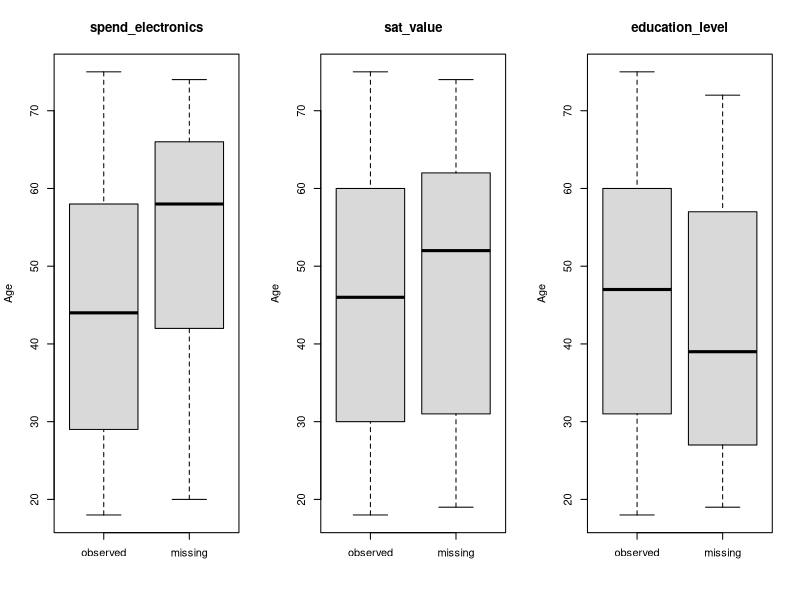
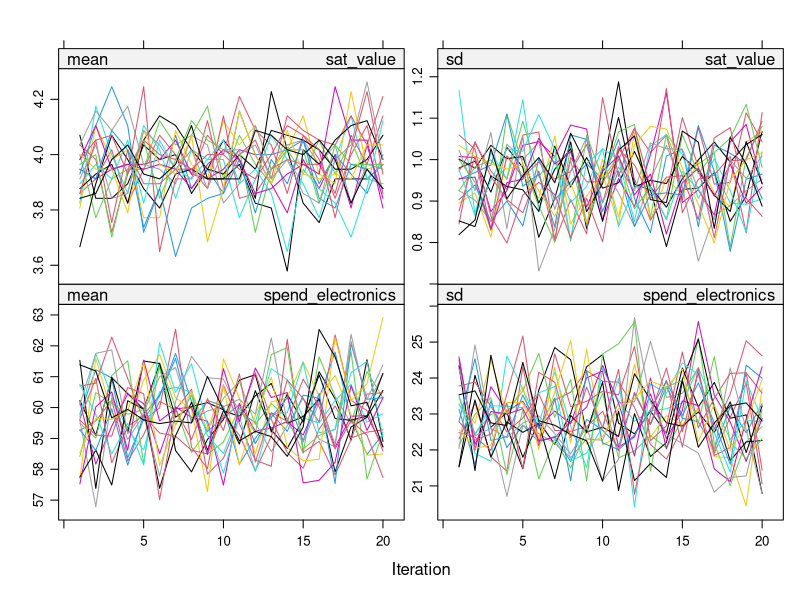
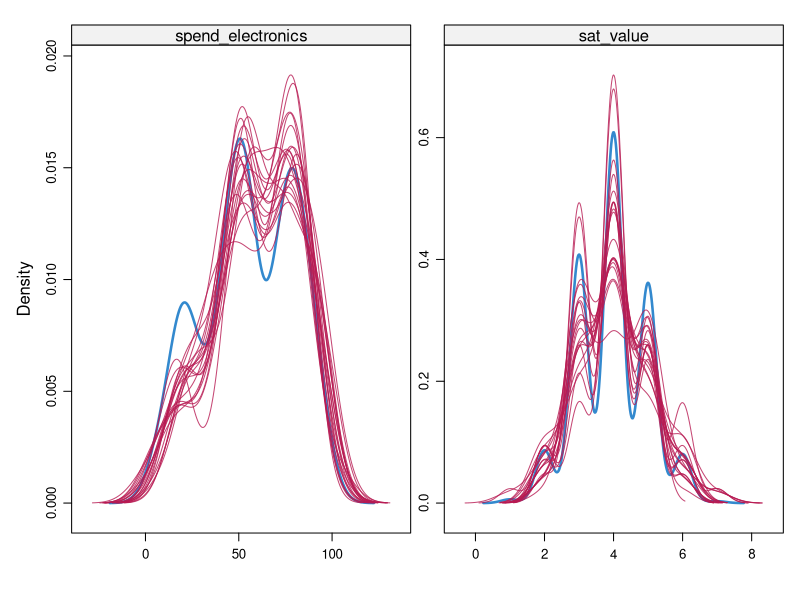
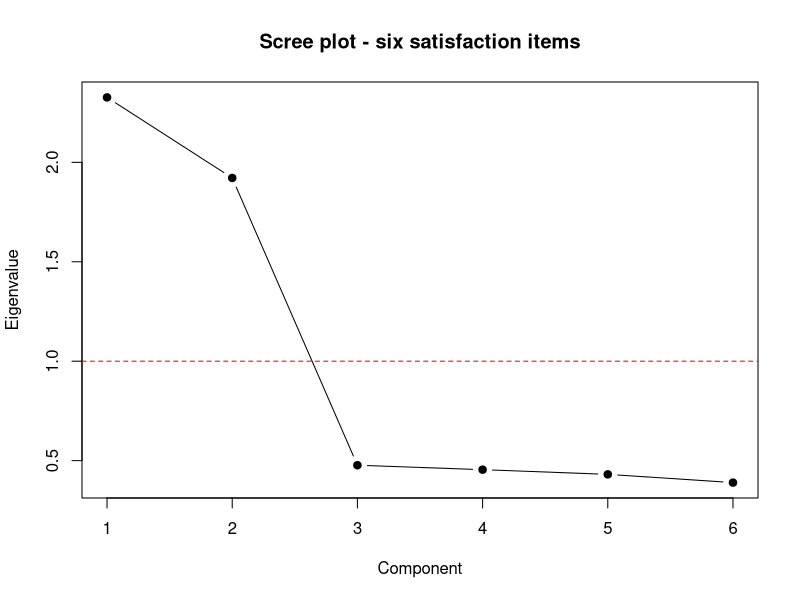
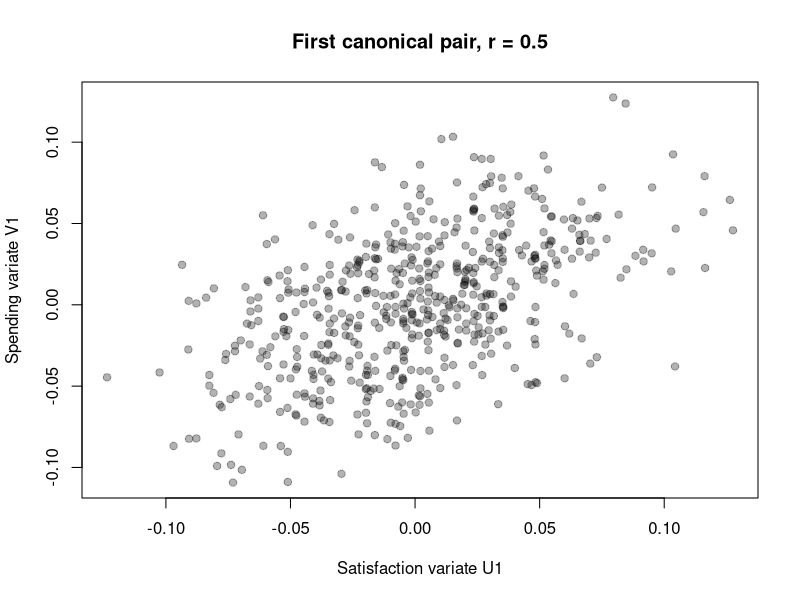
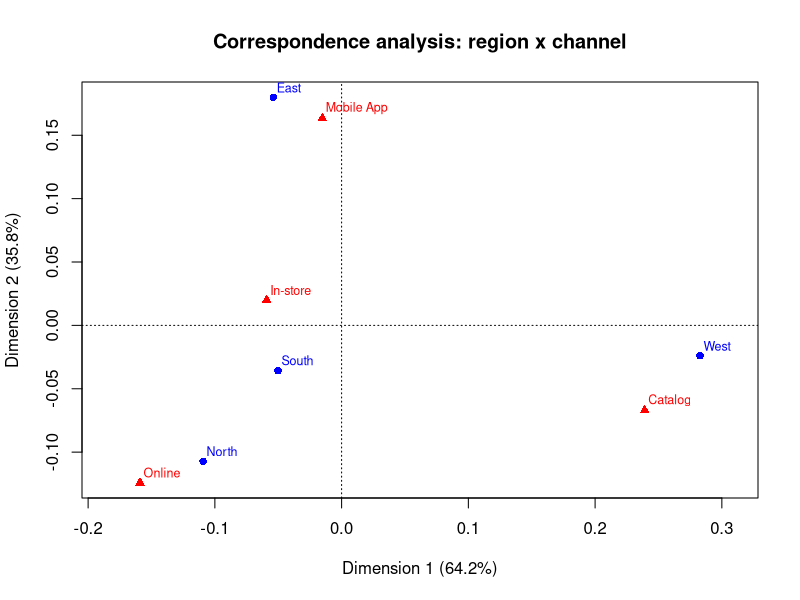
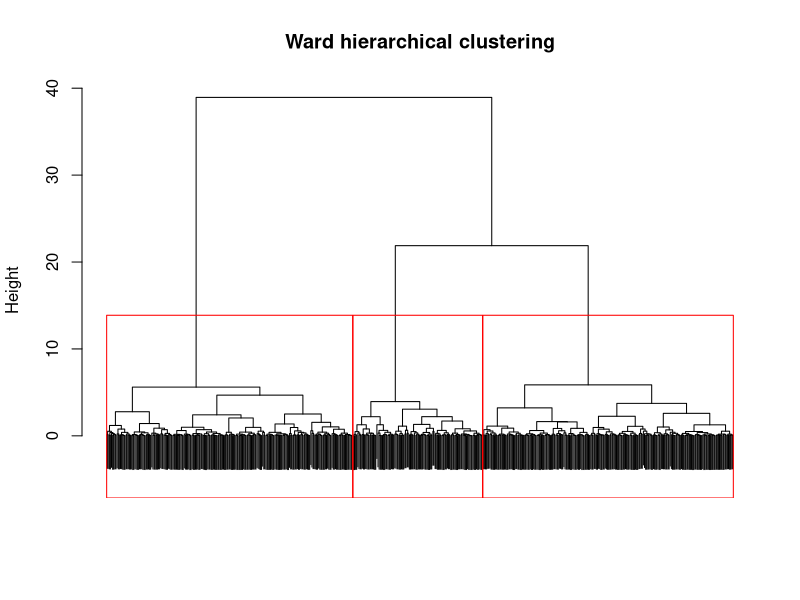
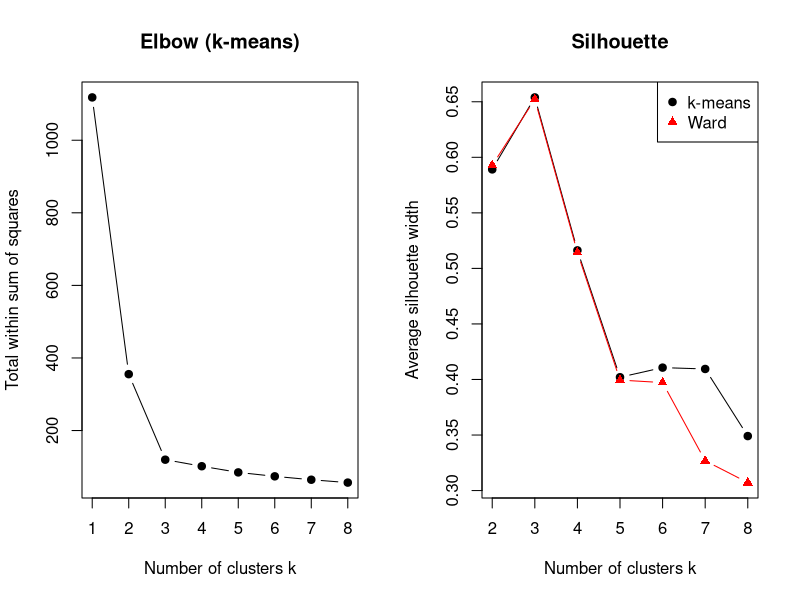

These figures' R source, in order:
##  Sections
##    0. Library
##    1. Task 1 - Missing values and multiple imputation
##    2. Task 2 - PCA, factor analysis, canonical correlation
##    3. Task 3 - Region x channel (CA) and clustering
##    4. Task 4 - What drives annual spend?
##    5. Task 5 - Who upgrades to premium? (logit / probit)
##    6. Task 6 - Retention program (survival analysis)



## 0. Library

library(mice)
library(survival)
library(cluster)
library(ca)
library(pROC)
library(splines)

data <- read.csv("data/project_data_Y0PV0T.csv", stringsAsFactors = TRUE)

# education is an ordered variable: high school < bachelor < graduate
data$education_level <- factor(data$education_level, ordered = TRUE,
                               levels = c("high_school", "bachelor", "graduate"))
str(data)
nrow(data)            # 560 customers

# the six satisfaction items (1-7 scale)
sat_items <- c("sat_price", "sat_value", "sat_promotions",
               "sat_staff", "sat_store", "sat_checkout")


##  1. TASK 1 - Missing values
##  1a. How much is missing?
 
n_miss   <-  colSums(is.na(data))
pct_miss <- round(100 * n_miss / nrow(data), 1 )
miss_table <- data.frame(n_missing = n_miss, pct_missing = pct_miss )
miss_table[miss_table$n_missing > 0, ]
# education_level 66 (11.8 %), sat_value 57 (10.2 %), spend_electronics 70 ( 12.5 %)
# all the other variables are complete
 
sum(complete.cases(data))     # 384 complete rows  out of 560 (69 %)
 
# missing data pattern (1 = observed, 0 = missing)
md.pattern(data[, c("education_level", "sat_value", "spend_electronics")],
           plot = FALSE)

## 1b. Is missingness related to the observed variables? 

# For each incomplete variable, compare customers with a missing value
# and customers with an observed value:
#   - numeric variables     -> t-test on the mean
#   - categorical variables -> chi-square test of independence
# If something is significant, MCAR is not credible.

incomplete <- c("education_level", "sat_value", "spend_electronics" )
num_vars   <- c( "age", "spend_grocery", "annual_spend", "sat_price", "sat_staff")
cat_vars   <-  c("gender", "region", "preferred_channel", "loyalty_program")

miss_tests <-  data.frame()

for (v in incomplete) {
  is_miss <- is.na(data[[v]])

  for (x in num_vars) {
    m_miss <- mean(data[[x]][is_miss])
    m_obs  <- mean(data[[x]][!is_miss])
    p <- t.test(data[[x]] ~ is_miss)$p.value
    new_row <- data.frame(incomplete_var = v, compared_with = x,
                          mean_if_missing = round(m_miss, 1),
                          mean_if_observed = round(m_obs, 1),
                          test = "t-test", p_value = round(p, 4))
    miss_tests <- rbind(miss_tests, new_row)
  }

  for (x in cat_vars) {
    p <- chisq.test(table(data[[x]], is_miss))$p.value
    new_row <- data.frame(incomplete_var = v, compared_with = x,
                          mean_if_missing = NA, mean_if_observed = NA,
                          test = "chi-square", p_value = round(p, 4))
    miss_tests <- rbind(miss_tests, new_row)
  }
}
miss_tests
# spend_electronics: missing much more often for OLDER customers
#                    (mean age 53.6 vs 44.4, p < 0.001)
# education_level  :  missing much more often in the WEST (p < 0.001)
# sat_value        : no test significant -> MCAR credible

# Same but with one model per variable: logistic regression of the
# missingness indicator (1 = missing) on all the observed variables
for (v in incomplete) {
  data$miss_ind <- as.numeric(is.na(data[[v]]))
  m <- glm(miss_ind ~ age + gender + region + spend_grocery + annual_spend +
             sat_price + sat_staff + loyalty_program,
           data = data, family = binomial)
  print(v)
  print(round(summary(m)$coefficients, 3))
}
data$miss_ind  <- NULL
# education_level  : regionWest significant (p < 0.001), age borderline (p = 0.044)
# sat_value        : nothing significant
# spend_electronics: age significant (p < 0.001)

# share of missing spend_electronics by age group
round(tapply(is.na(data$spend_electronics), cut(data$age, c(17, 35, 50, 65, 75)), mean), 3 )
# 0.057 (18-35)  0.111  0.170  0.222 (65-75)

# share of missing education by region
round(tapply(is.na(data$education_level), data$region, mean), 3 )
# East 0.079  North 0.063  South 0.087  West 0.281

# Figure: age of customers with / without a value
par(mfrow = c(1, 3) )
boxplot(data$age ~ is.na(data$spend_electronics), names = c("observed", "missing") ,
        main = "spend_electronics", ylab = "Age", xlab = "", col = "grey85")
boxplot(data$age ~ is.na(data$sat_value), names = c("observed", "missing"),
        main = "sat_value", ylab = "Age", xlab = "", col = "grey85")
boxplot(data$age ~ is.na(data$education_level), names = c("observed", "missing"),
        main = "education_level", ylab = "Age", xlab = "", col = "grey85")
par(mfrow = c(1, 1))


## 1c. Multiple imputation  with mice

# One method per incomplete variable,  chosen from its type:
#   education_level  : ordered factor   -> "polr" (proportional odds model)
#   sat_value        : rating 1-7       -> "pmm"  (only imputes values that exist)
#   spend_electronics: skewed, >= 0      -> "pmm"
meth <- make.method(data)
meth["education_level"]    <- "polr"
meth["sat_value"]         <- "pmm"
meth["spend_electronics"] <- "pmm"
meth[meth != ""]

# all variables are predictors, except the  identifier    
pred <- make.predictorMatrix(data) 
pred[, "customer_id"] <-  0

imp <- mice(data, m = 20, maxit = 20, method = meth, predictorMatrix = pred,
            seed = 2026, printFlag = FALSE)
imp$loggedEvents          # NULL = no problem

# Convergence test: the 20 chains should mix, with no trend 
print(plot(imp, c("sat_value", "spend_electronics"), layout = c(2, 2)))

# Observed (blue) vs imputed (red) densities
print(densityplot(imp, ~ spend_electronics + sat_value))

# imp$imp$education_level has one row per missing customer and one column
# per imputed data set: we compare the shares of the imputed values with
# the observed shares
edu_imputed <- unlist(imp$imp$education_level)
round(prop.table(table(data$education_level)), 3)   # observed: 0.298 0.431 0.271
round(prop.table(table(edu_imputed)), 3)            # imputed : 0.289 0.442 0.269


## 1d. Mean of spend_electronics: complete cases vs multiple imputation 

# (a) complete cases
x_obs   <- data$spend_electronics[!is.na(data$spend_electronics)]
cc_mean <- mean(x_obs)
cc_se   <- sd(x_obs) / sqrt(length(x_obs))
cc_mean                                             # 55.34
c(cc_mean - 1.96 * cc_se, cc_mean + 1.96 * cc_se)   # 95% CI: 53.18 - 57.51

# (b) multiple imputation, pooled with Rubin's rules, first by hand 
m <- 20
means <- numeric(m)
vars  <- numeric(m)
for (i in 1:m) {
  di <- complete(imp, i)
  means[i] <- mean(di$spend_electronics)
  vars[i]  <- var(di$spend_electronics) / nrow(di)    # squared standard error
}
Q_bar <- mean(means)              # pooled estimate
U_bar <- mean(vars)               # within-imputation variance
B     <- var(means)               # between-imputation variance
T_var <- U_bar + (1 + 1 / m) * B  # total variance
Q_bar                             # 55.90
sqrt(T_var)                       # se = 1.037

# then with mice: same estimate and standard error
mi_fit  <- with(imp, lm(spend_electronics ~ 1))
summary(pool(mi_fit), conf.int = TRUE)
# estimate 55.90, 95% CI 53.87 - 57.94

# mean of the imputed values only
mean(as.matrix(imp$imp$spend_electronics))          # 59.81

# why are the imputed values higher? electronics spend is not related to age
# but it is the mirror image of grocery spend, and the customers with a
# missing value spend a bit less on groceries
cor(data$age, data$spend_electronics, use = "complete.obs")            # 0.003
cor(data$spend_grocery, data$spend_electronics, use = "complete.obs")  # -0.893


## 2. TASK 2 - What does "satisfaction" mean? 


# Exploratory methods -> we use the FIRST completed data set
d1 <- complete(imp, 1)
X  <- d1[, sat_items]

##  2a. PCA on the six satisfaction items 

R <- cor(X)
round(R, 2)
#  two blocks: price / value / promotions (0.52-0.59)
#             staff / store / checkout   (0.54-0.56)
# correlations between the blocks are below 0.16

#  PCA by hand: eigen decomposition of the correlation matrix 
eig <- eigen(R, symmetric = TRUE)
lambda <- eig$values

#   and with prcomp (scaled data): the eigenvalues are the same
pca <- prcomp(X, scale. = TRUE)
max(abs(lambda - pca$sdev^2))     # about 1e-15

var_tab <- data.frame(component  = 1:6,
                      eigenvalue = round(lambda, 3),
                      pct_var    = round(100 * lambda / sum(lambda), 1),
                      cum_pct    = round(100 * cumsum(lambda) / sum(lambda), 1))
var_tab
# eigenvalues 2.33 and 1.92,  then all about 0.4-0.5
#  the first two components explain 70.8 % of the variance

sum(lambda > 1 )                   # Kaiser rule: keep at least  2 components
round(pca$rotation[, 1:2], 3 )
# PC1: all loadings of the same sign (general satisfaction level)
# PC2: price items (+) against service items (-)

plot(lambda, type = "b", pch = 19, xlab = "Component", ylab = "Eigenvalue",
     main = "Scree plot - six satisfaction items" )
abline(h = 1, lty = 2, col = "red")


## 2b. Factor analysis: 2 factors, varimax rotation 

fa <- factanal(X, factors = 2, rotation = "varimax", scores = "regression")
print(fa, cutoff = 0.3)
# test "2 factors are sufficient": chi2 = 2.14, df = 4, p = 0.71 -> not rejected
# Factor 1: price 0.80, value 0.71, promotions 0.74  -> "Price & Value"
# Factor 2: staff 0.76, store 0.73, checkout 0.74    -> "Store Experience"

# loadings, used to compute the factor scores below
L <- fa$loadings[, 1:2]
price_col <- 1     # factor 1 = Price & Value
serv_col  <- 2     # factor 2 = Store Experience


## 2c. Factor scores 

# We write the formula ourselves so we can apply the same rule (loadings and
# correlation matrix of data set 1) to each of the 20 imputed data sets
# in Tasks 4 and 5.
mean_X <- colMeans(X )
sd_X   <- apply(X, 2, sd )

make_scores <- function(dat) {
  Z <- scale(dat[, sat_items], center = mean_X, scale = sd_X)
  S <- Z %*% solve(R) %*% L
  data.frame(f_price = S[, price_col], f_service = S[, serv_col])
}

sc1 <- make_scores(d1)
# check: our formula gives exactly the factanal scores
cor(sc1$f_price, fa$scores[, price_col])     
d1$f_price   <- sc1$f_price
d1$f_service <- sc1$f_service


## 2d. Canonical correlation: satisfaction items vs spending 

Y  <- d1[, c("spend_grocery", "spend_electronics", "annual_spend")]
cc <- cancor(scale(X), scale(Y))
round(cc$cor, 3)        # 0.503 0.166 0.039

# Bartlett's sequential test: row k tests "correlations k, k+1, ... are all 0"
n <- nrow(X); p <- ncol(X);  q <- ncol(Y)
r <- length(cc$cor)
bartlett <- data.frame()
for (k in 1:r) {
  wilks <- prod(1 - cc$cor[k:r]^2)
  chi2  <- -(n - 1 - (p + q + 1) / 2) * log(wilks)
  df    <- (p - k + 1) * (q - k + 1)
  bartlett <- rbind(bartlett, data.frame(from = k, chi2 = round(chi2, 2), df = df,
                                         p_value = signif(1 - pchisq(chi2, df), 3)))
}
bartlett
# all 3 = 0 : chi2 = 177.95, df = 18, p < 0.001 -> rejected
# 2 and 3   : chi2 = 16.33,  df = 10, p = 0.09  -> not rejected
# -> only the first canonical correlation (0.50) is significant

# canonical variates and structure correlations (read them like loadings)
U <- scale(X) %*% cc$xcoef[, 1 ]
V <- scale(Y) %*% cc$ycoef[, 1 ]
round(cor(X, U), 3)     # price 0.91, value 0.74, promotions 0.82, service items ~ 0
round(cor(Y, V), 3)     #  annual_spend 0.98,  grocery 0.14,  electronics -0.14
# ->  satisfaction with prices goes with a higher ANNUAL spend

plot(U, V, pch = 19, col = rgb(0, 0, 0, 0.3),
     xlab = "Satisfaction variate U1", ylab = "Spending variate V1",
     main = paste("First canonical pair, r =", round(cc$cor[1], 2)))



## 3.  TASK 3 - Channels and customer segments
##  3a. Region x preferred channel 

# region and channel have no missing values: we use the original data
tab <- table(data$region, data$preferred_channel)
tab
round(100 * prop.table(tab, 1), 1)       # row percentages
# West:  36.0 % Catalog (about 20 % elsewhere)
# East: 32.4 % Mobile App, North: 30.4 % Online

chi <- chisq.test(tab)
chi                                      # chi2 = 18.35, df = 9, p = 0.031

cramer_v <- sqrt(chi$statistic / (sum(tab) * (min(dim(tab)) - 1)))
cramer_v                                 # 0.105 -> weak association

# standardised residuals  (|value| > 2 = cell that departs from independence)
round(chi$stdres, 2)
# West-Catalog +3.26, East-Mobile App +2.19, North-Online +2.04


##  3b.  Correspondence analysis 

# CA by hand:  SVD of the matrix of standardised residuals
P_mat <- tab / sum(tab)                  # relative frequencies
r_mass <- rowSums(P_mat)                 # row masses
c_mass <- colSums(P_mat)                 # column masses
S_res <- diag(1 / sqrt(r_mass)) %*% (P_mat - r_mass %*% t(c_mass)) %*% diag(1 / sqrt(c_mass))
inertias <- svd(S_res)$d^2
round(inertias, 6)                       # 0.021036 0.011733 (third ~ 0)
sum(inertias)                            # total inertia 0.0328 ...
chi$statistic / sum(tab)                 # ... = chi2 / n

#  with the ca package (same inertias, plus contributions)
ca_res <- ca(tab)
summary(ca_res)
# dimension 1 (64.2 %) : West and Catalog against North and Online
# dimension 2 (35.8 %):  East and Mobile App

plot(ca_res, main = "Correspondence analysis: region x channel")


## 3c. Clustering on grocery and electronics spend 

#  complete data set 1, both variables standardised so they count equally
S <-  scale(d1[, c("spend_grocery", "spend_electronics")])

# (a) Ward hierarchical clustering
hc <- hclust(dist(S), method = "ward.D2" )
plot(hc, labels = FALSE, main = "Ward hierarchical clustering", xlab = "", sub = "")
rect.hclust(hc, k = 3, border = "red")

# (b) k-means for k = 1..8: elbow and average silhouette
set.seed(2026)
wss <- numeric(8)
sil <- numeric(8)
for (k in 1:8) {
  km_k <- kmeans(S, centers = k, nstart = 25)
  wss[k] <- km_k$tot.withinss
  if (k > 1) {
    sil[k] <- mean(silhouette(km_k$cluster, dist(S))[, 3])
  }
}
data.frame(k = 1:8, within_SS = round(wss, 1), avg_silhouette = round(sil, 3))
# within SS: 1118, 355, 120, 102, ... -> elbow at k = 3
# silhouette is highest at k = 3 

sil_hc <-  numeric(8)
for (k in 2:8) {
  sil_hc[k] <- mean(silhouette(cutree(hc, k), dist(S))[, 3])
}
round(sil_hc[2:8], 3)     # Ward: also highest at k = 3 (0.652)

par(mfrow = c(1, 2) )
plot(1:8, wss, type = "b", pch = 19, xlab = "Number of clusters k",
     ylab = "Total within sum of squares", main = "Elbow (k-means)")
plot(2:8, sil[2:8], type = "b", pch = 19, xlab = "Number of clusters k",
     ylab = "Average silhouette width", main = "Silhouette",
     ylim = range(c(sil[2:8], sil_hc[2:8])))
lines(2:8, sil_hc[2:8], type = "b", pch = 17, col = "red")
legend("topright", c("k-means", "Ward"), col = c("black", "red"), pch = c(19, 17))
par(mfrow = c(1, 1))

# Final choice: k = 3 (elbow + highest silhouette for both methods)
K <- 3
set.seed(2026)
km <- kmeans(S, centers = K, nstart = 25)
hc_cl <- cutree(hc, K)
table(kmeans = km$cluster, hierarchical = hc_cl)   # only 2 customers differ

# Adjusted Rand index (1 = identical partitions), same function as in the course
ari <- function(a, b) {
  tab <- table(a, b)
  n   <- sum(tab)
  s   <- sum(choose(tab, 2))
  sa  <- sum(choose(rowSums(tab), 2))
  sb  <- sum(choose(colSums(tab), 2))
  e   <- sa * sb / choose(n, 2)
  (s - e) / ((sa + sb) / 2 - e)
}
ari(km$cluster, hc_cl)    # 0.989 -> the two methods agree


## 3d. Profile of the segments 

d1$cluster <- km$cluster
profile <- aggregate(cbind(spend_grocery, spend_electronics, annual_spend, age,
                           f_price, f_service, premium_upgrade) ~ cluster,
                     data = d1, FUN = mean)
profile$size <- as.vector(table(d1$cluster))
round(profile, 2)

# Names read from the cluster centres printed above:
#   cluster 1: grocery 80, electronics 20 (115 customers) -> Grocery Loyalists
#   cluster 2: grocery 19, electronics 80 (219 customers) -> Tech Enthusiasts
#   cluster 3: about 50 EUR on each       (226 customers) -> Balanced Shoppers
seg_name <-  c("Grocery Loyalists", "Tech Enthusiasts", "Balanced Shoppers")
d1$segment <- factor(seg_name[d1$cluster],
                     levels = c("Balanced Shoppers", "Grocery Loyalists", "Tech Enthusiasts"))
table(d1$segment, d1$preferred_channel )

cols <- c("grey50", "darkgreen", "steelblue")
plot(d1$spend_grocery, d1$spend_electronics, col = cols[d1$segment], pch = 19,
     xlab = "Monthly grocery spend (EUR)", ylab = "Monthly electronics spend (EUR)",
     main = "Customer segments (k-means, k = 3)")
legend("topright", levels(d1$segment), col = cols, pch = 19, bty = "n" )


# Data sets for Tasks 4 and 5: for each of the 20 imputed data sets we add
# the factor scores (recomputed with the imputed sat_value) and the segment
# (from data set 1). Models are then fitted on each data set and pooled.
data_list <- list()
for (i in 1:20) {
  di <- complete(imp, i)
  sc <- make_scores(di)
  di$f_price   <- sc$f_price
  di$f_service <- sc$f_service
  di$segment   <- d1$segment
  di$education <- factor(di$education_level, ordered = FALSE,
                         levels = c("high_school", "bachelor", "graduate"))
  data_list[[i]] <- di
}

## 4. TASK 4 - What drives annual spend ?

## 4a. Linear effect of age

# age and annual_spend are complete: ordinary lm on the original data
m_lin <- lm(annual_spend ~ age, data = data)
summary(m_lin )
# annual_spend = 579 + 2.95 * age,  R2 = 0.13


##4b. Non-linear effect of age 

m_quad <-  lm(annual_spend ~ age + I(age^2), data = data)
m_ns   <- lm(annual_spend ~ ns(age, df = 3), data = data)

par(mfrow = c(1, 2))
plot(data$age, residuals(m_lin), pch = 19, col = rgb(0, 0, 0, 0.3),
     xlab = "Age", ylab = "Residual (EUR)", main = "Residuals of linear model")
abline(h = 0, col = "red")
lines(lowess(data$age, residuals(m_lin)), col = "blue", lwd = 2)
plot(data$age, data$annual_spend, pch = 19, col = rgb(0, 0, 0, 0.3),
     xlab = "Age", ylab = "Annual spend (EUR)", main = "Fitted age effects")
age_grid <- data.frame(age = 18:75)
lines(age_grid$age, predict(m_lin, age_grid), col = "red", lwd = 2)
lines(age_grid$age, predict(m_quad, age_grid), col = "darkgreen", lwd = 2)
lines(age_grid$age, predict(m_ns, age_grid), col = "blue", lwd = 2, lty = 2)
legend("bottomleft", c("linear", "quadratic", "spline df=3"),
       col = c("red", "darkgreen", "blue"), lty = c(1, 1, 2), lwd = 2, bty = "n")
par(mfrow = c(1, 1) )
# the residuals have an inverted-U shape: the linear model is not adequate
# partial F-tests (nested models) and AIC
anova(m_lin, m_quad)        # F = 51.8, p < 0.001
anova(m_lin, m_ns)          # F = 25.4, p < 0.001
AIC(m_lin, m_quad, m_ns)    # 7013 / 6966 / 6968 -> keep the quadratic model
summary(m_quad)$coefficients

b <- coef(m_quad)
-b[2] / (2 * b[3])          # peak age 54.7 (quadratic)

p_ns <- predict(m_ns, age_grid )
age_grid$age[which.max(p_ns)]    # peak age 55 (spline)
max(p_ns)                        # with a predicted spend of 774 EUR

predict(m_quad, data.frame(age = c(20, 45, 70)))   # 575.8  754.8  732.6


## 4c. Full model, pooled over the 20 imputed data sets

fits_full  <-  list()
fits_noseg <-  list()
fits_nosat <-  list()
fits_age   <-  list()
for (i in 1:20) {
  di <- data_list[[i]]
  fits_full[[i]]  <-  lm(annual_spend ~ age + I(age^2) + f_price + f_service + segment, data = di)
  fits_noseg[[i]] <- lm(annual_spend ~ age + I(age^2) + f_price + f_service, data = di)
  fits_nosat[[i]] <- lm(annual_spend ~ age + I(age^2) + segment, data = di)
  fits_age[[i]]   <- lm(annual_spend ~ age + I(age^2), data = di)
}
# as.mira() turns our list of models into an object that pool() accepts
fits_full  <- as.mira(fits_full)
fits_noseg <- as.mira(fits_noseg)
fits_nosat <- as.mira(fits_nosat)
fits_age   <- as.mira(fits_age)

pool_full <- pool(fits_full)
summary(pool_full, conf.int = TRUE)
# f_price                 +68.1 EUR per SD  (p < 0.001)
# f_service                -1.4 EUR         (p = 0.75, no effect)
# Grocery Loyalists       +56.8 EUR vs Balanced Shoppers
# Tech Enthusiasts        -56.5 EUR vs Balanced Shoppers

pool.r.squared(fits_full)     # R2 = 0.52
pool.r.squared(fits_age)      # R2 = 0.20 with age and age^2 only

# pooled Wald tests: do the segments matter? do the satisfaction scores matter?
D1(fits_full, fits_noseg)     # segments    : F = 56,  p < 0.001
D1(fits_full, fits_nosat)     # satisfaction: F = 113, p < 0.001

est <- pool_full$pooled$estimate
-est[2] / (2 * est[3])        # peak age still 54.7


## 5. TASK 5 - Who upgrades to premium?
## 5a. Logit and probit, pooled over the 20 imputed data sets

mean(data$premium_upgrade)    # 35.7 % upgraded

fits_logit  <-  list()
fits_probit <- list()
for (i in 1:20) {
  di <- data_list[[i]]
  fits_logit[[i]]  <- glm(premium_upgrade ~ education + spend_grocery + f_price + f_service,
                          data = di, family = binomial(link = "logit"))
  fits_probit[[i]] <-  glm(premium_upgrade ~ education + spend_grocery + f_price + f_service,
                          data = di, family = binomial(link = "probit"))
}
pool_logit  <-  pool(as.mira(fits_logit))
pool_probit <- pool(as.mira(fits_probit))

# logit - odds ratios
summary(pool_logit, conf.int = TRUE, exponentiate = TRUE)
# bachelor 1.86, graduate 2.81 (vs high school)
# grocery spend 1.024 per EUR, f_price 0.88 (n.s.)

b_logit <-  pool_logit$pooled$estimate
exp(10 * b_logit[4] )          # odds ratio 1.272 for +10 EUR grocery spend

# probit - coefficients (same signs and significance)
summary(pool_probit, conf.int = TRUE )

# logit coefficients are about 1.6-1.8 times the probit ones
b_probit <- pool_probit$pooled$estimate
compare <- data.frame(term   = pool_logit$pooled$term,
                      logit  = round(b_logit, 3),
                      probit = round(b_probit, 3),
                      ratio  = round(b_logit / b_probit, 2))
compare                       # ratios between 1.63 and 1.76


## 5b. Predicted probabilities 

# average of the fitted probabilities over the 20 data sets
p_logit  <- rep(0, nrow(data) )
p_probit <- rep(0, nrow(data) )
for (i in 1:20) {
  p_logit  <- p_logit  + fitted(fits_logit[[i]])  / 20
  p_probit <- p_probit + fitted(fits_probit[[i]]) / 20
}
cor(p_logit, p_probit)            # 0.9996
max(abs(p_logit - p_probit))      # 0.015 -> the link does not matter

plot(p_logit, p_probit, pch = 19, col = rgb(0, 0, 0, 0.3),
     xlab = "P(upgrade) - logit", ylab = "P(upgrade) - probit",
     main = "Logit vs probit predictions")
abline(0, 1, col = "red")


## 5c. ROC curve, AUC and threshold 

roc_logit  <- roc(data$premium_upgrade, p_logit, quiet = TRUE)
roc_probit <- roc(data$premium_upgrade, p_probit, quiet = TRUE)
auc(roc_logit)      # 0.769
ci.auc(roc_logit)   # 95% CI 0.728 - 0.810
auc(roc_probit)    # 0.769 (same)

# Youden threshold: maximises sensitivity + specificity
best <-  coords(roc_logit, "best", best.method = "youden",
               ret = c("threshold", "sensitivity", "specificity"))
best                              # threshold 0.311, sens. 0.775, spec. 0.625
thr <- best$threshold[1]

plot(roc_logit, main = paste("ROC curve - AUC =", round(auc(roc_logit), 3)),
     legacy.axes = TRUE)
points(best$specificity[1], best$sensitivity[1], pch = 19, col = "red" )

# confusion matrices at 0.5 and at the Youden threshold
y <- data$premium_upgrade
for (t in c(0.5, thr)) {
  pred_class <- as.numeric(p_logit >= t)
  TP <- sum(pred_class == 1 & y == 1)
  TN <- sum(pred_class == 0 & y == 0)
  FP <- sum(pred_class == 1 & y == 0)
  FN <- sum(pred_class == 0 & y == 1)
  print(table(predicted = pred_class, actual = y))
  print(round(c(threshold   = t,
                accuracy    = (TP + TN) / length(y),
                sensitivity = TP / (TP + FN),
                specificity = TN / (TN + FP),
                precision   = TP / (TP + FP)), 3))
}
# threshold 0.5  :  accuracy 0.736, sensitivity 0.475, specificity 0.881
# threshold 0.311: accuracy 0.679, sensitivity 0.775, specificity 0.625



## 6. TASK 6 - Did the retention program work? 


# all the variables used here are complete: no imputation needed

## 6a. Raw numbers

table(loyalty = data$loyalty_program, churn = data$churn_event )
round(prop.table(table(data$loyalty_program, data$churn_event), 1), 3 )
# churn_event = 1 for 53.9 % (not enrolled) and 35.5 % (enrolled)
# but this ignores censoring: the follow-up time is not the same for everybody

aggregate(months_observed ~ loyalty_program, data = data, FUN = mean)   # 6.6 / 7.6 months
table(loyalty = data$loyalty_program,
      censored_before_6 = data$churn_event == 0 & data$months_observed < 6 )


## 6b. Kaplan-Meier curves and log-rank test 

km_fit <- survfit(Surv(months_observed, churn_event) ~ loyalty_program, data = data)
km_fit     # median 8.5 months (not enrolled), not reached (enrolled)
summary(km_fit, times = c(3, 6, 9, 11.8))
# still a customer at 6 months   : 64.1 % vs 77.7 %
# still a customer at 11.8 months: 33.5 % vs 56.4 %

plot(km_fit, col = c("red", "blue"), lwd = 2, conf.int = TRUE,
     xlab = "Months since start of observation", ylab = "Share still a customer",
     main = "Kaplan-Meier retention curves")
legend("bottomleft", c("Not enrolled", "Enrolled in program") ,
       col = c("red", "blue"), lwd = 2, bty = "n" )

survdiff(Surv(months_observed, churn_event) ~ loyalty_program, data = data)
# log-rank: chi2 = 21.3, df = 1, p < 0.001


## 6c. Cox model and proportional hazards

cox <- coxph(Surv(months_observed, churn_event) ~ loyalty_program + age, data = data)
summary(cox )
# loyalty_program: HR = 0.545 (95% CI 0.42 - 0.70), p < 0.001
# age            : HR = 1.009 per year, p = 0.019

hr <- exp(coef(cox))
100 * (1 - hr[1])           # enrolled customers leave at a rate 45.5 % lower
100 * (exp(10 * coef(cox)[2]) - 1)    # +9.7 % churn rate per 10 years of age

zph <- cox.zph(cox)
zph    # p = 0.15 (program), 0.52 (age), 0.31 (global)
      # -> no evidence against proportional hazards

par(mfrow = c(1, 2) )
plot(zph[1], main = "Schoenfeld residuals: loyalty_program")
abline(h = coef(cox)[1], col = "red", lty = 2 )
plot(zph[2], main = "Schoenfeld residuals: age")
abline(h = coef(cox)[2], col = "red", lty = 2)
par(mfrow = c(1, 1) )


## 6d. Discrete time: did the customer leave within 6 months? 

# Customers censored before month 6 are removed: we do not know whether
# they would have left before month 6 or not.
d6 <- data[!(data$churn_event == 0 & data$months_observed < 6), ]
d6$left6 <- as.numeric(d6$churn_event == 1 & d6$months_observed <= 6 )
nrow(d6)                  # 463 customers kept (97 removed)
round(prop.table(table(d6$loyalty_program, d6$left6), 1), 3)

lg6 <- glm(left6 ~ loyalty_program + age, data = d6, family = binomial(link = "logit"))
pb6 <- glm(left6 ~ loyalty_program + age, data = d6, family = binomial(link = "probit") )
summary(lg6)$coefficients # loyalty -0.677 (p = 0.001), age 0.0133 (p = 0.034)
summary(pb6)$coefficients # loyalty -0.413 (p < 0.001), age 0.0081 (p = 0.032)

# odds ratios (logit)
round(exp(cbind(OR = coef(lg6), confint.default(lg6))), 3 )   # program: OR = 0.51 (0.34 - 0.76)
round(coef(lg6) / coef(pb6), 2)                               # ratio logit / probit: about 1.64

# predicted probability of leaving within 6 months at the mean age
# (not enrolled / enrolled )
nd <- data.frame(loyalty_program = c(0, 1), age = mean(d6$age) )
predict(lg6, nd, type = "response")    # logit : 0.381  0.238
predict(pb6, nd, type = "response")    # probit: 0.382  0.238
1 - summary(km_fit, times = 6)$surv    # Kaplan-Meier: 0.359  0.223
